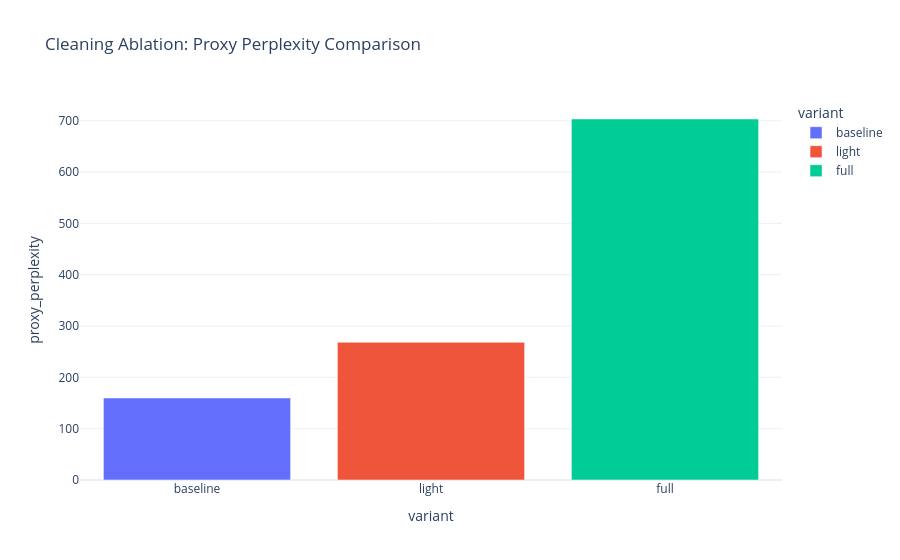

Notebook code for this chart:
### Markdown cell above
The table above shows the three cleaning policies evaluated on the same OASST1 slice (1200 train examples for token/vocab metrics, 128 validation rows for perplexity), using a frozen `distilgpt2` tokenizer and causal LM. All metrics are computed with a fixed seed.

### Code cell
fig_cleaning = px.bar(
    ablation_df,
    x="variant",
    y="proxy_perplexity",
    color="variant",
    hover_data=["avg_token_len", "p90_token_len", "vocab_proxy_unique_tokens"],
    title="Cleaning Ablation: Proxy Perplexity Comparison",
)
fig_cleaning.update_layout(template="plotly_white")
fig_cleaning

### Figure 1 — Plotly figure (JSON) as saved in the notebook; plotly's stock layout.template omitted (floating-point values rounded to 4 significant figures)
{"data": [{"customdata": [[108.1, 128.0, 12130.0]], "hovertemplate": "variant=%{x}<br>proxy_perplexity=%{y}<br>avg_token_len=%{customdata[0]}<br>p90_token_len=%{customdata[1]}<br>vocab_proxy_unique_tokens=%{customdata[2]}<extra></extra>", "legendgroup": "baseline", "marker": {"color": "#636efa", "pattern": {"shape": ""}}, "name": "baseline", "orientation": "v", "showlegend": true, "textposition": "auto", "type": "bar", "x": ["baseline"], "xaxis": "x", "y": [159.8], "yaxis": "y"}, {"customdata": [[105.3, 128.0, 9999.0]], "hovertemplate": "variant=%{x}<br>proxy_perplexity=%{y}<br>avg_token_len=%{customdata[0]}<br>p90_token_len=%{customdata[1]}<br>vocab_proxy_unique_tokens=%{customdata[2]}<extra></extra>", "legendgroup": "light", "marker": {"color": "#EF553B", "pattern": {"shape": ""}}, "name": "light", "orientation": "v", "showlegend": true, "textposition": "auto", "type": "bar", "x": ["light"], "xaxis": "x", "y": [268.3], "yaxis": "y"}, {"customdata": [[96.08, 128.0, 10110.0]], "hovertemplate": "variant=%{x}<br>proxy_perplexity=%{y}<br>avg_token_len=%{customdata[0]}<br>p90_token_len=%{customdata[1]}<br>vocab_proxy_unique_tokens=%{customdata[2]}<extra></extra>", "legendgroup": "full", "marker": {"color": "#00cc96", "pattern": {"shape": ""}}, "name": "full", "orientation": "v", "showlegend": true, "textposition": "auto", "type": "bar", "x": ["full"], "xaxis": "x", "y": [703.3], "yaxis": "y"}], "layout": {"barmode": "relative", "legend": {"title": {"text": "variant"}, "tracegroupgap": 0}, "title": {"text": "Cleaning Ablation: Proxy Perplexity Comparison"}, "xaxis": {"anchor": "y", "categoryarray": ["baseline", "light", "full"], "categoryorder": "array", "domain": [0, 1], "title": {"text": "variant"}}, "yaxis": {"anchor": "x", "domain": [0, 1], "title": {"text": "proxy_perplexity"}}}}
